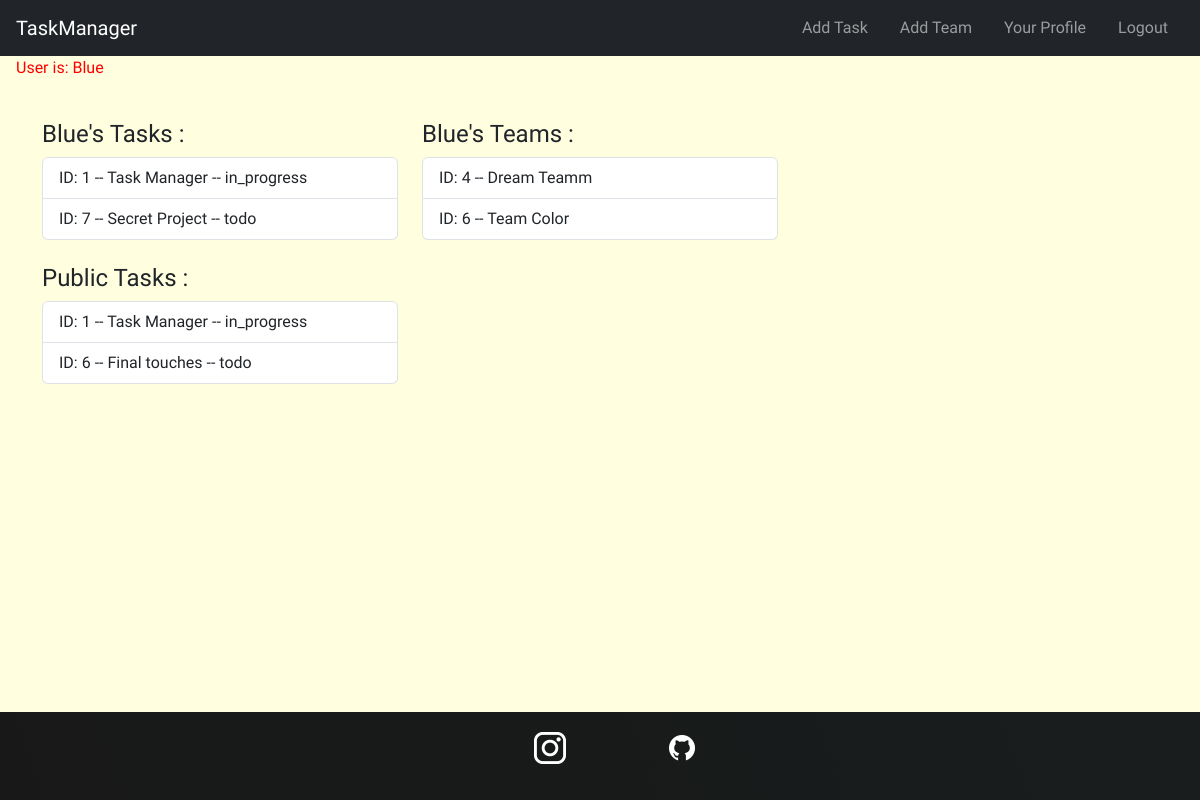
The page / (signed in) on the database its author committed.
### tasks/models.py (models this page shows, shortened)
class Task(models.Model):
    STATUS_CHOICES = [
        ('todo', 'To Do'),
        ('in_progress', 'In Progress'),
        ('done', 'Done'),
    ]
    private = models.BooleanField(blank=False,default=False) # if it is false every one can see it , users & teams associated
    creator = models.ForeignKey(User,on_delete=models.CASCADE, related_name='created_tasks')
    title = models.CharField(max_length=200)
    status = models.CharField(max_length=20, choices=STATUS_CHOICES, default='todo')
    description = models.TextField(blank=True)
    users = models.ManyToManyField(User, related_name='tasks')  # Users assigned to the task
    teams = models.ManyToManyField(Team, related_name='tasks' , blank=True)  # Teams related to the task
    subtasks = models.ManyToManyField('self', symmetrical=False, blank=True, related_name='parent_tasks')  # Optional sub-task linkage
    created_at = models.DateTimeField(auto_now_add=True)
    updated_at = models.DateTimeField(auto_now=True)
    deadline = models.DateTimeField(null=True, blank=True)

class Team(models.Model): # One user can be a team
    name = models.CharField(max_length=100)
    users = models.ManyToManyField(User, related_name='teams')

### tasks/views.py (the view)
# urls.py: path("", views.index, name="index"), # we remoed it because we wont create other applications
@login_required
def index(request):
    task_list = Task.objects.all()
    team_list = Team.objects.all()
    current_user = request.user
    public_task_lists = []
    users_team = current_user.teams.all()
    users_task_set = set(current_user.tasks.all()) # set prevents duplication
    for team in current_user.teams.all():
        for task in team.tasks.all():
            users_task_set.add(task)
    for task in task_list:
        if task.private == False :
            public_task_lists.append(task)
    context = {
        "current_user":current_user,
        "public_task_list":public_task_lists,
        "users_task_list":list(users_task_set),  # convert set to list
        "users_team":users_team
    }
    return render(request,"index.html",context)

### tasks/templates/index.html
{% extends 'base.html' %} {% block body %}
<div class="container ">
  <div class="row">
    <section class="col-md-4 mt-4">
      <h4>{{ current_user.username }}'s Tasks :</h4>
      <ul class="list-group">
        {% for task in users_task_list %}
        <a
          href="{% url 'task:detail_task' task.id %}"
          class="list-group-item list-group-item-action"
          >ID: {{ task.id }} -- {{ task.title }} -- {{task.status}}</a
        >
        {% empty %}
        <p>You {{ current_user.username }} have no tasks</p>
        {% endfor %}
      </ul>
    </section>
    <section class="col-md-4 mt-4">
      <h4>{{ current_user.username }}'s Teams :</h4>
      <ul class="list-group">
        {% for team in users_team %}
        <a
          href="{% url 'task:detail_team' team.id %}"
          class="list-group-item list-group-item-action"
        >
          ID: {{ team.id }} -- {{ team.name }}</a
        >
        {% empty %}
        <p>You {{ current_user.username }} are not part of any teams</p>
        {% endfor %}
      </ul>
    </section>
  </div>
  <div class="row">
    <section class="col-md-4 mt-4">
      <h4>Public Tasks :</h4>
      <ul class="list-group">
        {% for task in public_task_list %}
        <a
          href="{% url 'task:detail_task' task.id %}"
          class="list-group-item list-group-item-action"
        >
          ID: {{ task.id }} -- {{ task.title }} -- {{task.status}}
        </a>
        {% empty %}
        <p>There are no tasks avaible.</p>
        {% endfor %}
      </ul>
    </section>
  </div>
</div>
{% endblock %}

### tasks/templates/base.html (shortened to what this page needs)
{% load static %}
<!DOCTYPE html>
<html lang="en">
  <head>
    <link
      href="https://cdn.jsdelivr.net/npm/bootstrap@5.3.5/dist/css/bootstrap.min.css"
      rel="stylesheet"
    />
    <link rel="stylesheet" href="{% static 'tasks/styles.css' %}" />
  </head>
  <body class="d-flex flex-column min-vh-100">
    <header>
      <nav class="navbar navbar-dark bg-dark">
        <a href="/" class="navbar-brand ms-3">TaskManager</a>
        <div class="navbar-nav flex-row ms-auto me-3">
          {% if user.is_authenticated %}
          <a class="nav-link px-3" href="{% url 'task:create_task' %}"
            >Add Task</a
          >
          <a class="nav-link px-3" href="{% url 'task:create_team' %}"
            >Add Team</a
          >
          {% if user.userprofile %}
          <a
            class="nav-link px-3"
            href="{% url 'task:detail_user' request.user.userprofile.id %}"
            >Your Profile</a
          >
          {% endif %}
          <form
            method="POST"
            action="{% url 'logout' %}"
            style="display: inline"
          >
            <button type="submit" class="btn btn-link nav-link px-3">
              Logout
            </button>
          </form>
          {% else %}
          <a class="nav-link px-3" href="{% url 'login' %}">Login</a>
          <a class="nav-link px-3" href="{% url 'register' %}">Register</a>
          {% endif %}
        </div>
      </nav>
    </header>
    <p style="color: red; margin-left: 1rem">User is: {{ user }}</p>
    <main class="flex-fill">
      {% block body %} {% endblock %}
    </main>
    <footer>
      <ul>
        <li>
          <a href="https://www.instagram.com/">
            <img
              src="/pictures/icons/insta.png"
              alt="Instagram logo link to social media page"
          /></a>
        </li>
        <li>
          <a href="https://github.com/ErkinTunc/App-Web-Gestion-De-taches">
            <img
              src="/pictures/icons/github.png"
              alt="A Github logo link to its github repository page"
            />
          </a>
        </li>
      </ul>
    </footer>
  </body>
</html>

### tasks/static/tasks/styles.css (style rules this page uses)
body { background-color: lightyellow; font-family: "Oswald", sans-serif; }
li { margin: auto; }
footer { background: linear-gradient(70deg, rgb(24, 24, 24), rgb(25, 29, 29)); padding: 1.25rem 0; margin-top: 1rem; }
footer ul { display: flex; justify-content: center; }
footer li { width: 2rem; height: 2rem; margin: 0 3.125rem; }
footer img { width: 100%; height: 100%; }
footer li { list-style: none; }

### rows shown on the page
Task: id "1", title "Task Manager", status "in_progress"
Task: id "7", title "Secret Project", status "todo"
Team: id "4", name "Dream Teamm"
Team: id "6", name "Team Color"
Task: id "6", title "Final touches", status "todo"

### other values the page prints
{{ user }} "Blue"
{{ current_user.username }} "Blue"
